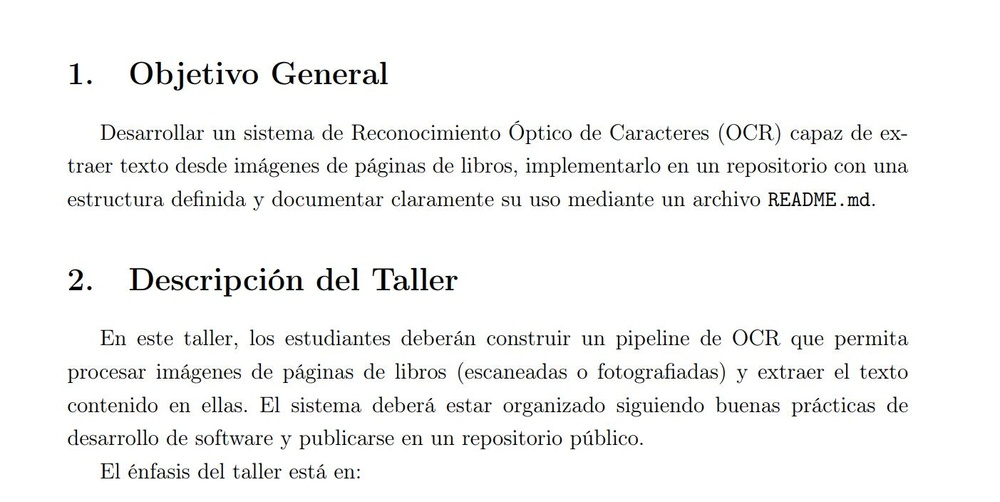
#> input picture data/pagina1.jpg, 1000 x 502 px, shrunk from 1403 x 704 before the run
$ python -i utils.py   (imports and definitions only)
#> lines starting #> are read from the running program, lines starting #| are printed output that depends on the picture; after the words box and inside, x2 and y2 are one past the last pixel; in counts of white or black regions, pixels touching at a corner belong together
import cv2
import numpy as np

def preprocess_image(image_path):
    """
    Preprocesa la imagen para mejorar el OCR:
    - Escala de grises
    - Reducción de ruido
    - Binarización adaptativa
    """
#> called with image_path = '../data/pagina1.jpg'
    image = cv2.imread(image_path)
#> image is the input picture: shape (502, 1000, 3); mean B, G, R 243.9, 244.3, 244.1

    if image is None:
        raise ValueError(f"No se pudo cargar la imagen: {image_path}")

    gray = cv2.cvtColor(image, cv2.COLOR_BGR2GRAY)

    # Reducir ruido
    blurred = cv2.GaussianBlur(gray, (5, 5), 0)
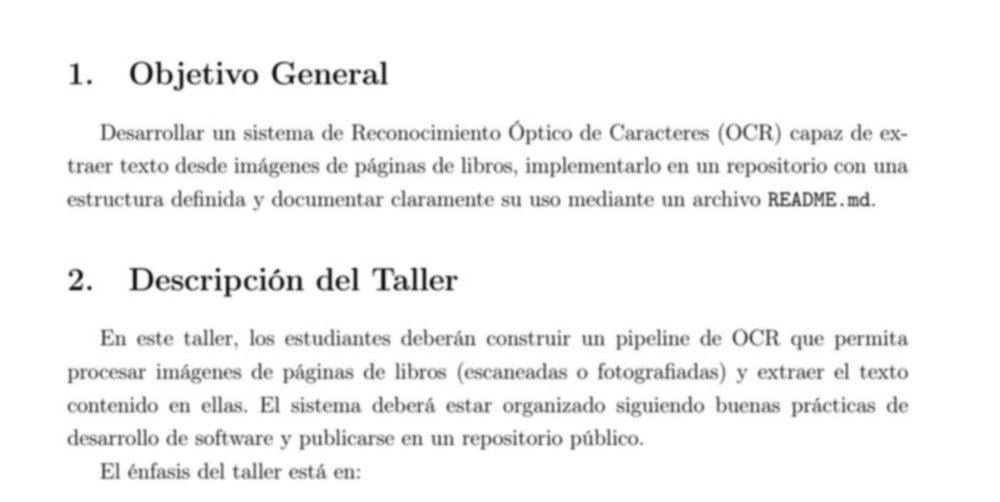
#> blurred: shape (502, 1000); min 18, max 255, mean 244.2

    # Binarización
    thresh = cv2.adaptiveThreshold(
        blurred,
        255,
        cv2.ADAPTIVE_THRESH_GAUSSIAN_C,
        cv2.THRESH_BINARY,
        11,
        2
    )
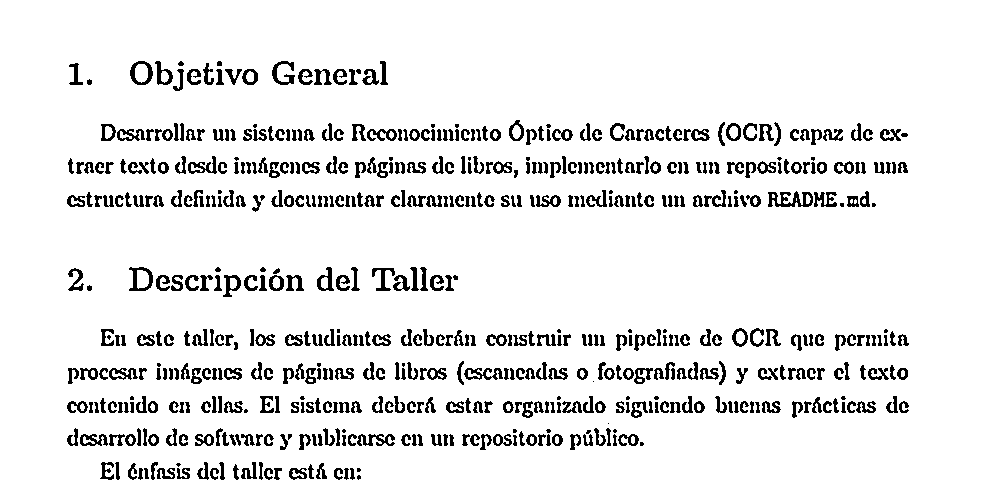
#> thresh: shape (502, 1000); 91.9% white; 589 black regions (44 under 20 px), largest, box (x1, y1, x2, y2) and area: (768, 191, 813, 207) 392, (357, 434, 395, 446) 254, (464, 368, 503, 380) 252

    return thresh

>>> result = preprocess_image('../data/pagina1.jpg')
